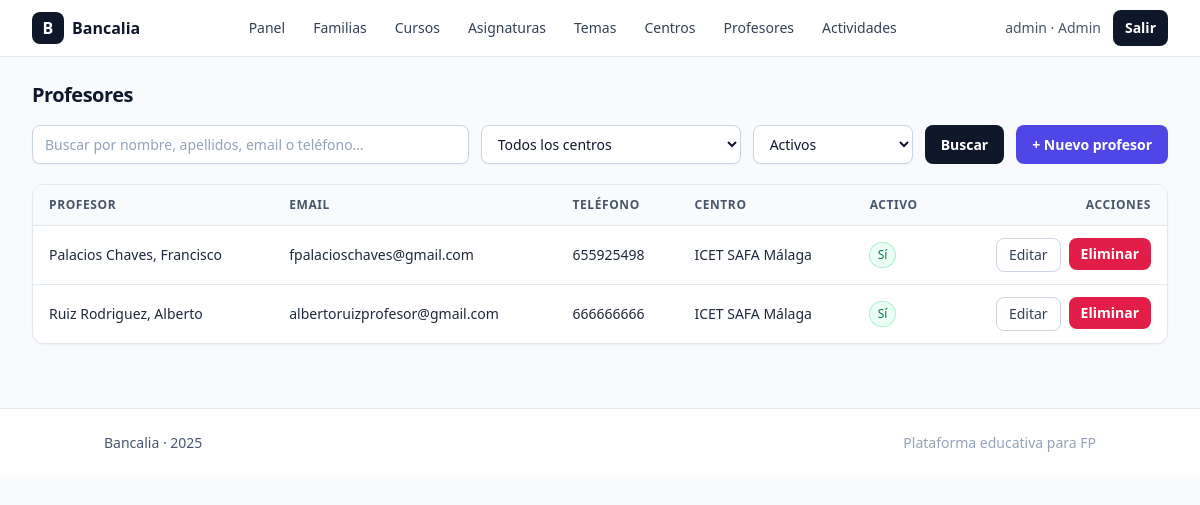
/admin/profesores/index.php (signed in), run on the app's committed database.
### tables this page shows
CREATE TABLE `profesores` (
  `id` int(11) NOT NULL,
  `centro_id` int(11) DEFAULT NULL,
  `nombre` varchar(120) NOT NULL,
  `apellidos` varchar(160) NOT NULL,
  `email` varchar(160) NOT NULL,
  `telefono` varchar(30) DEFAULT NULL,
  `notas` text DEFAULT NULL,
  `is_active` tinyint(1) NOT NULL DEFAULT 1,
  `created_at` datetime NOT NULL DEFAULT current_timestamp(),
  `updated_at` datetime NOT NULL DEFAULT current_timestamp() ON UPDATE current_timestamp()
);

CREATE TABLE `centros` (
  `id` int(11) NOT NULL,
  `nombre` varchar(180) NOT NULL,
  `slug` varchar(190) NOT NULL,
  `codigo` varchar(50) DEFAULT NULL,
  `tipo` enum('publico','privado','concertado') NOT NULL DEFAULT 'publico',
  `comunidad` varchar(100) DEFAULT NULL,
  `provincia` varchar(100) DEFAULT NULL,
  `localidad` varchar(120) DEFAULT NULL,
  `direccion` varchar(200) DEFAULT NULL,
  `cp` varchar(10) DEFAULT NULL,
  `email` varchar(150) DEFAULT NULL,
  `telefono` varchar(30) DEFAULT NULL,
  `web` varchar(200) DEFAULT NULL,
  `lat` decimal(10,7) DEFAULT NULL,
  `lng` decimal(10,7) DEFAULT NULL,
  `descripcion` text DEFAULT NULL,
  `is_active` tinyint(1) NOT NULL DEFAULT 1,
  `created_at` datetime NOT NULL DEFAULT current_timestamp(),
  `updated_at` datetime NOT NULL DEFAULT current_timestamp() ON UPDATE current_timestamp()
);

### config.php (called while the page is built, shortened)
<?php
function pdo(): PDO {
  static $pdo;
  if ($pdo instanceof PDO) return $pdo;
  $pdo = new PDO(
    'mysql:host=127.0.0.1;dbname=bancalia;charset=utf8mb4',
    'root', '',
    [
      PDO::ATTR_ERRMODE => PDO::ERRMODE_EXCEPTION,
      PDO::ATTR_DEFAULT_FETCH_MODE => PDO::FETCH_ASSOC,
      PDO::ATTR_EMULATE_PREPARES => false,
    ]
  );
  return $pdo;
}

### public/admin/profesores/index.php (the view, shortened to what this page needs)
<?php
require_once __DIR__ . '/../../../config.php';
require_once __DIR__ . '/../../../partials/header.php';
$q       = trim($_GET['q'] ?? '');
$activos = ($_GET['activos'] ?? '1') === '0' ? 0 : 1;
$sql = "SELECT p.id, p.nombre, p.apellidos, p.email, p.telefono, p.is_active, c.nombre AS centro
        FROM profesores p
        LEFT JOIN centros c ON c.id = p.centro_id";
$params = [];
$w = [];
$w[] = "p.is_active = :a";
$params[':a'] = $activos;
if ($w) $sql .= ' WHERE '.implode(' AND ', $w);
$sql .= ' ORDER BY p.apellidos ASC, p.nombre ASC';
$st = pdo()->prepare($sql);
$st->execute($params);
$rows = $st->fetchAll();
?>
<h1 class="text-xl font-semibold tracking-tight mb-4">Profesores</h1>
<form method="get" action="" class="mb-5 grid grid-cols-1 gap-3 sm:grid-cols-[1fr,260px,160px,auto,auto] items-stretch">
  <input
    type="search" name="q" value="<?= htmlspecialchars($q) ?>"
    placeholder="Buscar por nombre, apellidos, email o teléfono…"
    class="w-full rounded-lg border border-slate-300 bg-white px-3 py-2 text-sm shadow-sm placeholder-slate-400 focus:outline-none focus:ring-2 focus:ring-slate-400 focus:border-slate-400" />
  <select name="centro_id"
          class="rounded-lg border border-slate-300 bg-white px-3 py-2 text-sm shadow-sm focus:outline-none focus:ring-2 focus:ring-slate-400 focus:border-slate-400">
    <option value="0">Todos los centros</option>
  </select>
  <select name="activos"
          class="rounded-lg border border-slate-300 bg-white px-3 py-2 text-sm shadow-sm focus:outline-none focus:ring-2 focus:ring-slate-400 focus:border-slate-400">
    <option value="1" <?= $activos===1?'selected':'' ?>>Activos</option>
  </select>
  <button type="submit"
          class="inline-flex items-center justify-center rounded-lg bg-slate-900 px-4 py-2 text-sm font-semibold text-white hover:bg-slate-800 active:scale-[0.99] transition">
    Buscar
  </button>
  <a href="<?= PUBLIC_URL ?>/admin/profesores/create.php"
     class="inline-flex items-center justify-center rounded-lg bg-indigo-600 px-4 py-2 text-sm font-semibold text-white hover:bg-indigo-500 active:scale-[0.99] transition">
    + Nuevo profesor
  </a>
</form>
<?php if (!$rows): ?>
  <div class="rounded-lg border border-slate-200 bg-white p-6 text-slate-600">
    No hay profesores con estos filtros.
  </div>
<?php else: ?>
  <div class="overflow-hidden rounded-xl border border-slate-200 bg-white shadow-sm">
    <table class="min-w-full divide-y divide-slate-200">
      <thead class="bg-slate-50">
        <tr>
          <th class="px-4 py-3 text-left text-xs font-semibold uppercase tracking-wider text-slate-600">Profesor</th>
          <th class="px-4 py-3 text-left text-xs font-semibold uppercase tracking-wider text-slate-600">Email</th>
          <th class="px-4 py-3 text-left text-xs font-semibold uppercase tracking-wider text-slate-600">Teléfono</th>
          <th class="px-4 py-3 text-left text-xs font-semibold uppercase tracking-wider text-slate-600">Centro</th>
          <th class="px-4 py-3 text-left text-xs font-semibold uppercase tracking-wider text-slate-600">Activo</th>
          <th class="px-4 py-3 text-right text-xs font-semibold uppercase tracking-wider text-slate-600">Acciones</th>
        </tr>
      </thead>
      <tbody class="divide-y divide-slate-200">
        <?php foreach ($rows as $r): ?>
          <tr class="hover:bg-slate-50">
            <td class="px-4 py-3 text-sm text-slate-800 font-medium">
              <?= htmlspecialchars($r['apellidos'].', '.$r['nombre']) ?>
            </td>
            <td class="px-4 py-3 text-sm text-slate-800"><?= htmlspecialchars($r['email']) ?></td>
            <td class="px-4 py-3 text-sm text-slate-800"><?= htmlspecialchars((string)$r['telefono'] ?: '—') ?></td>
            <td class="px-4 py-3 text-sm text-slate-800"><?= htmlspecialchars((string)$r['centro'] ?: '—') ?></td>
            <td class="px-4 py-3 text-sm">
              <?php if ((int)$r['is_active'] === 1): ?>
                <span class="inline-flex items-center rounded-full bg-emerald-50 px-2 py-0.5 text-[12px] font-medium text-emerald-700 ring-1 ring-emerald-200">Sí</span>
              <?php else: ?>
                <span class="inline-flex items-center rounded-full bg-rose-50 px-2 py-0.5 text-[12px] font-medium text-rose-700 ring-1 ring-rose-200">No</span>
              <?php endif; ?>
            </td>
            <td class="px-4 py-3 text-sm">
              <div class="flex justify-end gap-2">
                <a href="<?= PUBLIC_URL ?>/admin/profesores/edit.php?id=<?= (int)$r['id'] ?>"
                   class="inline-flex items-center rounded-lg border border-slate-300 bg-white px-3 py-1.5 text-sm font-medium text-slate-700 hover:bg-slate-100">Editar</a>
                <form method="post" action="<?= PUBLIC_URL ?>/admin/profesores/delete.php"
                      onsubmit="return confirm('¿Eliminar este profesor?');">
                  <button type="submit"
                          class="inline-flex items-center rounded-lg bg-rose-600 px-3 py-1.5 text-sm font-semibold text-white hover:bg-rose-500">Eliminar</button>
                </form>
              </div>
            </td>
          </tr>
        <?php endforeach; ?>
      </tbody>
    </table>
  </div>
<?php endif; ?>
<?php require_once __DIR__ . '/../../../partials/footer.php'; ?>

### data on the page
profesores: apellidos+nombre "Palacios Chaves, Francisco", email "fpalacioschaves@gmail.com", telefono "655925498", centro.nombre "ICET SAFA Málaga", is_active "Sí"
profesores: apellidos+nombre "Ruiz Rodriguez, Alberto", email "albertoruizprofesor@gmail.com", telefono "666666666", centro.nombre "ICET SAFA Málaga", is_active "Sí"

### other printed values
$u['role'] "admin"
$u['nombre'] "Admin"
